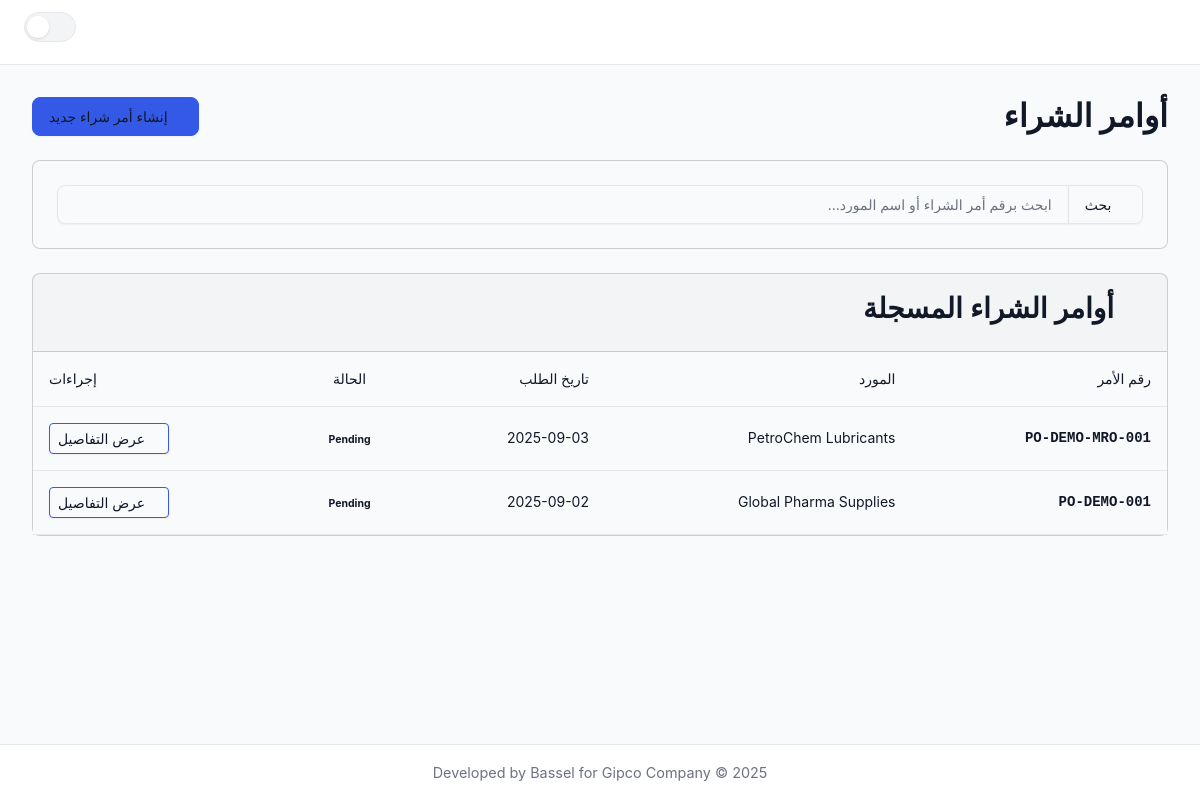
The app's page /purchase_orders/, older data.
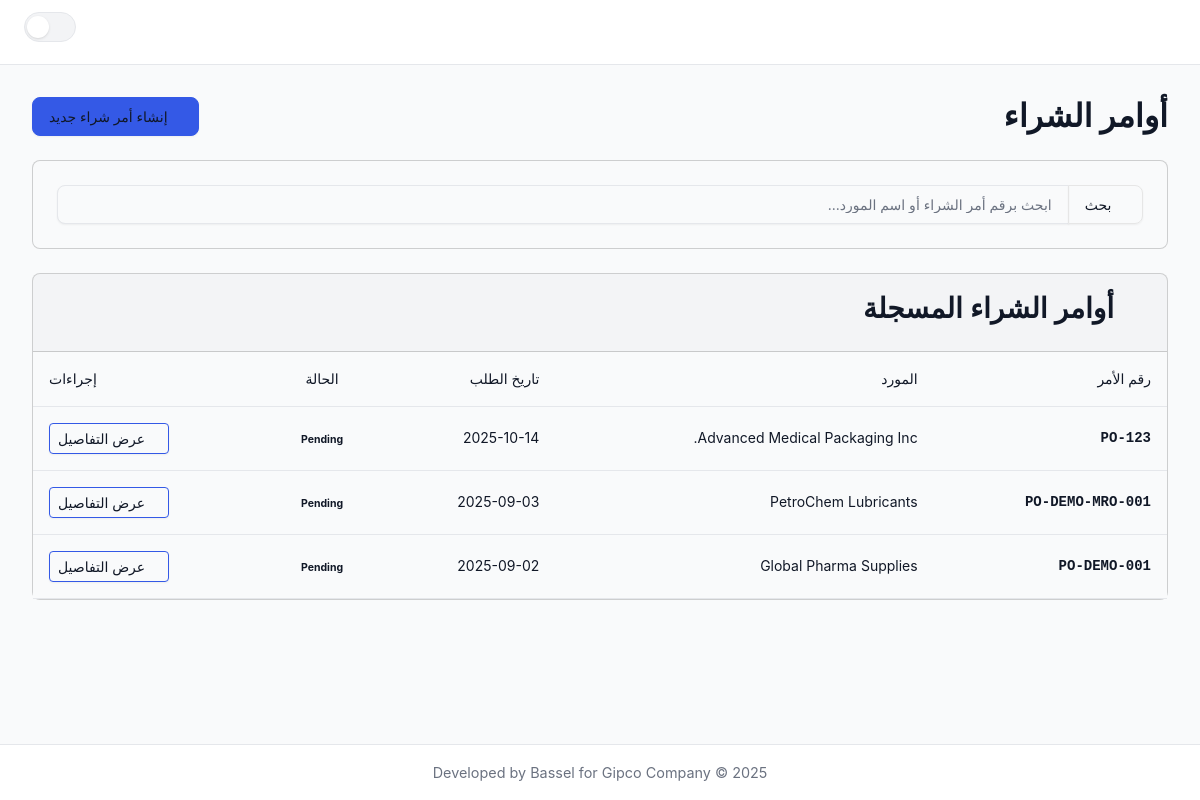
The same page, newer data.
### inventory/models/inventory_management.py (models this page shows, shortened)
class PurchaseOrder(models.Model):
    class Status(models.TextChoices):
        PENDING = 'pending', _('Pending')
        PARTIALLY_RECEIVED = 'partially_received', _('Partially Received')
        COMPLETED = 'completed', _('Completed')
        CANCELLED = 'cancelled', _('Cancelled')
    po_number = models.CharField(max_length=100, unique=True, verbose_name=_("PO Number"))
    supplier = models.ForeignKey(
        'Company',
        on_delete=models.PROTECT,
        related_name='purchase_orders',
        verbose_name=_("Supplier")
    )
    order_date = models.DateField(verbose_name=_("Order Date"))
    status = models.CharField(
        max_length=20,
        choices=Status.choices,
        default=Status.PENDING,
        verbose_name=_("Status")
    )
    class Meta:
        db_table = 'purchase_orders'
        verbose_name = _("Purchase Order")
        verbose_name_plural = _("Purchase Orders")
        ordering = ['-order_date']

### inventory/models/operational.py (models this page shows, shortened)
class Company(models.Model):
    name = models.CharField(max_length=255, unique=True, verbose_name=_("Company Name"))
    class Meta:
        db_table = 'companies'
        verbose_name = _("Company")
        verbose_name_plural = _("Companies")
        ordering = ['name']

### inventory/views/purchase_orders.py (the view)
# urls.py: path('purchase_orders/', purchase_orders, name='purchase_orders'),
def purchase_orders(request: HttpRequest) -> HttpResponse:
    search_query = request.GET.get('q', '').strip()
    po_list = PurchaseOrder.objects.select_related('supplier').all()
    if search_query:
        po_list = po_list.filter(
            Q(po_number__icontains=search_query) |
            Q(supplier__name__icontains=search_query)
        )
    context = {
        'active_page': 'purchasing',
        'purchase_orders': po_list,
        'search_query': search_query,
    }
    if 'X-Partial-Request' in request.headers:
        return render(request, 'inventory/partials/purchase_orders_content.html', context)
    return render(request, 'inventory/purchase_orders.html', context)

### inventory/templates/inventory/purchase_orders.html
{% extends "inventory/layout.html" %}
{% block content %}
  {% include "inventory/partials/purchase_orders_content.html" %}
{% endblock content %}

### inventory/templates/inventory/partials/purchase_orders_content.html (shortened to what this page needs)
<div class="d-flex justify-content-between align-items-center mb-4">
    <h1 class="h2 mb-0" style="font-weight: 700;">أوامر الشراء</h1>
    <a href="{% url 'inventory:create_purchase_order' %}" class="btn btn-primary">
        <i class="bi bi-plus-lg"></i> إنشاء أمر شراء جديد
    </a>
</div>
<div class="card mb-4">
    <div class="card-body">
        <form method="GET" action="{% url 'inventory:purchase_orders' %}">
            <div class="input-group">
                <button class="btn btn-outline-secondary" type="submit"><i class="bi bi-search"></i> بحث</button>
                <input type="text" class="form-control" name="q" placeholder="ابحث برقم أمر الشراء أو اسم المورد..." value="{{ search_query|default:'' }}">
            </div>
        </form>
    </div>
</div>
<div class="card">
    <div class="card-header">
        <h3><i class="bi bi-list-ol"></i> أوامر الشراء المسجلة</h3>
    </div>
    <div class="card-body p-0">
        {% if not purchase_orders %}
        <div class="text-center p-5">
            <i class="bi bi-file-earmark-x display-4 text-secondary"></i>
            {% if search_query %}
            <h5 class="mt-3">لا توجد نتائج تطابق بحثك</h5>
            <p class="text-muted">حاول استخدام كلمات بحث مختلفة.</p>
            <a href="{% url 'inventory:purchase_orders' %}" class="btn btn-secondary mt-2">
                <i class="bi bi-arrow-clockwise"></i> عرض كل الأوامر
            </a>
            {% else %}
            <h5 class="mt-3">لا توجد أوامر شراء</h5>
            <p class="text-muted">ابدأ بإنشاء أول أمر شراء.</p>
            <a href="{% url 'inventory:create_purchase_order' %}" class="btn btn-primary mt-2">
                <i class="bi bi-plus-lg"></i> إنشاء أمر شراء
            </a>
            {% endif %}
        </div>
        {% else %}
        <div class="table-responsive">
            <table class="table table-hover align-middle mb-0">
                <thead>
                    <tr>
                        <th class="ps-3">رقم الأمر</th>
                        <th>المورد</th>
                        <th>تاريخ الطلب</th>
                        <th class="text-center">الحالة</th>
                        <th class="text-end pe-3">إجراءات</th>
                    </tr>
                </thead>
                <tbody>
                    {% for po in purchase_orders %}
                    <tr>
                        <td class="ps-3 font-monospace"><strong>{{ po.po_number }}</strong></td>
                        <td>{{ po.supplier.name }}</td>
                        <td>{{ po.order_date|date:"Y-m-d" }}</td>
                        <td class="text-center">
                            <span class="badge
                                {% if po.status == 'completed' %}text-bg-success
                                {% elif po.status == 'partially_received' %}text-bg-info
                                {% elif po.status == 'cancelled' %}text-bg-danger
                                {% else %}
                                {% endif %}">
                                {{ po.get_status_display }}
                            </span>
                        </td>
                        <td class="text-end pe-3">
                            <a href="{% url 'inventory:view_purchase_order' pk=po.id %}" class="btn btn-sm btn-outline-primary"><i class="bi bi-eye"></i> عرض التفاصيل</a>
                        </td>
                    </tr>
                    {% endfor %}
                </tbody>
            </table>
        </div>
        {% endif %}
    </div>
</div>

Row changes from the older to the newer data that the page shows:
added PurchaseOrder: po_number "PO-123", supplier.name "Advanced Medical Packaging Inc.", order_date "2025-10-14", status "Pending"
